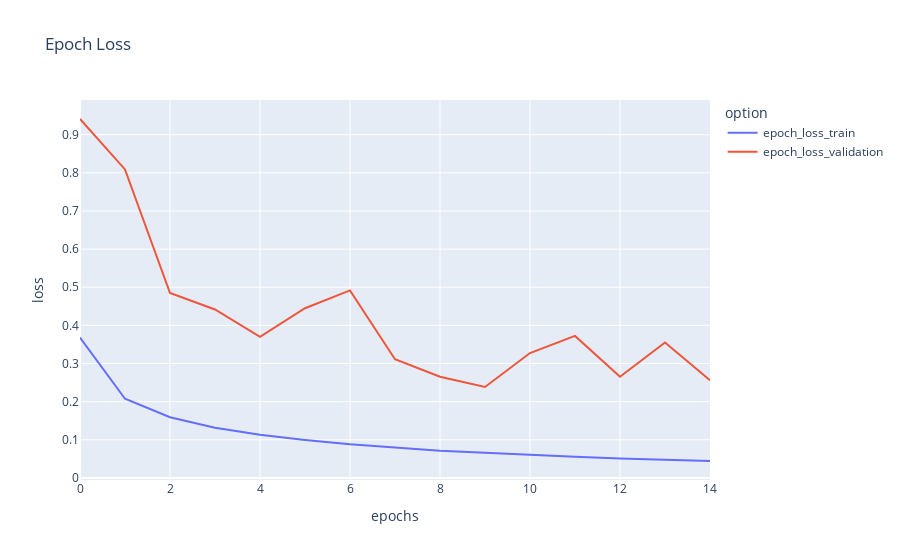

The code cell stored with this chart in its notebook:
### Code cell
metrics_df = plot_graph("loss")
metrics_df.plot(title="Epoch Loss", labels=dict(index="epochs", value="loss", variable="option"))

### Figure 1 — Plotly figure (JSON) as saved in the notebook; plotly's stock layout.template omitted (floating-point values rounded to 4 significant figures)
{"data": [{"hovertemplate": "option=epoch_loss_train<br>epochs=%{x}<br>loss=%{y}<extra></extra>", "legendgroup": "epoch_loss_train", "line": {"color": "#636efa", "dash": "solid"}, "mode": "lines", "name": "epoch_loss_train", "orientation": "v", "showlegend": true, "type": "scatter", "x": [0, 1, 2, 3, 4, 5, 6, 7, 8, 9, 10, 11, 12, 13, 14], "xaxis": "x", "y": [0.368, 0.2075, 0.1592, 0.1316, 0.1129, 0.09942, 0.08809, 0.07924, 0.07148, 0.06583, 0.06004, 0.05529, 0.05086, 0.04781, 0.0443], "yaxis": "y"}, {"hovertemplate": "option=epoch_loss_validation<br>epochs=%{x}<br>loss=%{y}<extra></extra>", "legendgroup": "epoch_loss_validation", "line": {"color": "#EF553B", "dash": "solid"}, "mode": "lines", "name": "epoch_loss_validation", "orientation": "v", "showlegend": true, "type": "scatter", "x": [0, 1, 2, 3, 4, 5, 6, 7, 8, 9, 10, 11, 12, 13, 14], "xaxis": "x", "y": [0.9412, 0.809, 0.4847, 0.4417, 0.3697, 0.4449, 0.4916, 0.3113, 0.2651, 0.2384, 0.3274, 0.3723, 0.2651, 0.3551, 0.2559], "yaxis": "y"}], "layout": {"legend": {"title": {"text": "option"}, "tracegroupgap": 0}, "title": {"text": "Epoch Loss"}, "xaxis": {"anchor": "y", "domain": [0, 1], "title": {"text": "epochs"}}, "yaxis": {"anchor": "x", "domain": [0, 1], "title": {"text": "loss"}}}}
